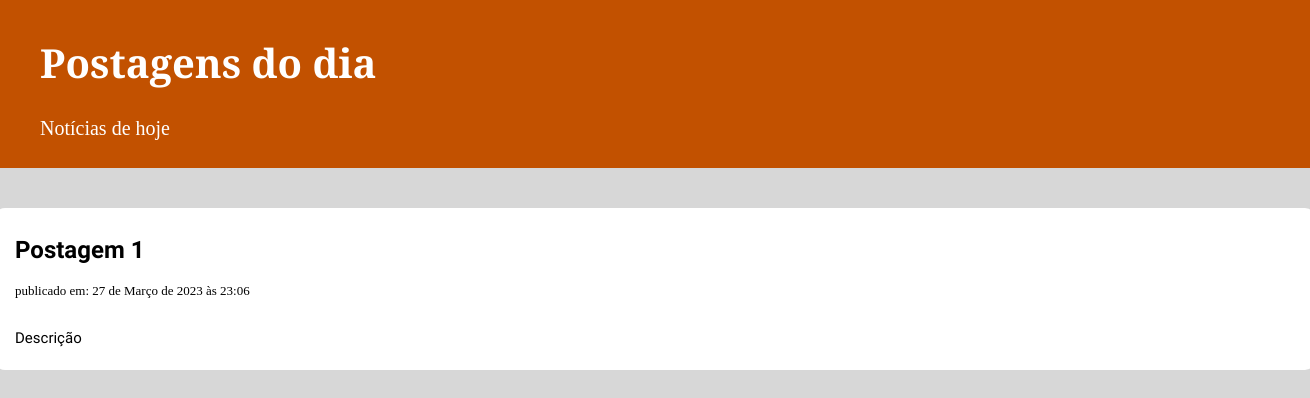
/, run on an earlier commit of the app's database.
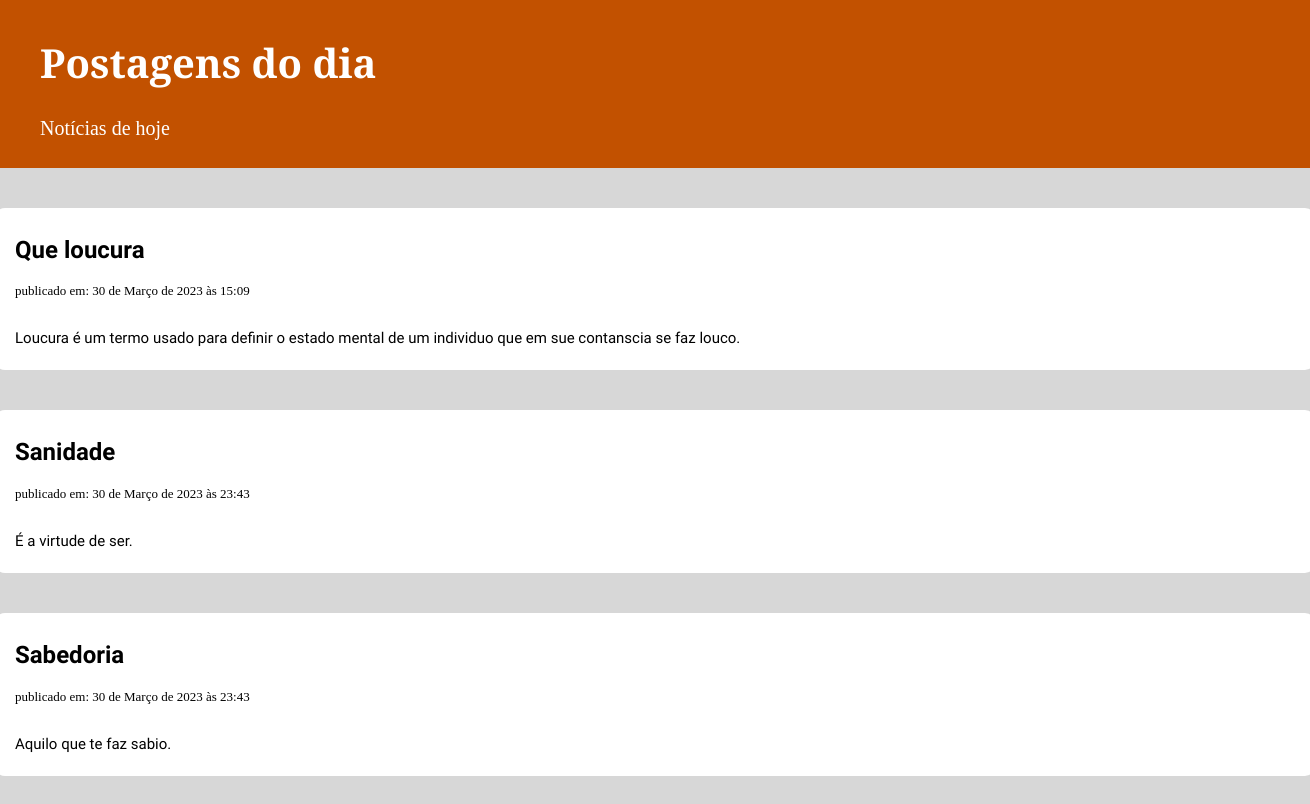
And on a later commit of the database.
### news/models.py (models this page shows, shortened)
class Postagens(models.Model):
    titulo = models.CharField(max_length=200)
    data = models.DateTimeField(auto_now=True)
    conteudo = models.TextField()

### news/views.py (the view)
# urls.py: path('', views.jornal, name='home'),
def jornal(request):
    postagens = Postagens.objects.all().values()
    templates = loader.get_template('home.html')
    context = {'postagens': postagens}
    return HttpResponse(templates.render(context, request))

### news/templates/home.html
{% load static %}
<!DOCTYPE html>
<html>
    <head>
        <link rel="stylesheet" href="{% static 'one.css'%}">
    </head>
    <body>
        <div class="page-header">
            <h1>Postagens do dia</h1>
            <p>Notícias de hoje</p>
        </div>
        <div class="content container">
            <div class="row">
                <div class="col-md-8">
                    {% for post in postagens %}
                        <div class="post">
                            <h2>{{ post.titulo}}</h2>
                            <div class="date">
                                <p>publicado em: {{ post.data}}</p>
                            </div>
                            <p class="post-content">{{ post.conteudo|linebreaksbr }}</p>
                        </div>
                    {% endfor %}
                </div>
            </div>
        </div>
    </body>
</html>

What changed in the data, as far as the page shows it:
removed Postagens: titulo "Postagem 1", data "27 de Março de 2023 às 23:06", conteudo "Descrição"
added Postagens: titulo "Que loucura", data "30 de Março de 2023 às 15:09", conteudo "Loucura é um termo usado para definir o estado mental de um individuo que em sue contanscia se faz louco."
added Postagens: titulo "Sanidade", data "30 de Março de 2023 às 23:43", conteudo "É a virtude de ser."
added Postagens: titulo "Sabedoria", data "30 de Março de 2023 às 23:43", conteudo "Aquilo que te faz sabio."
